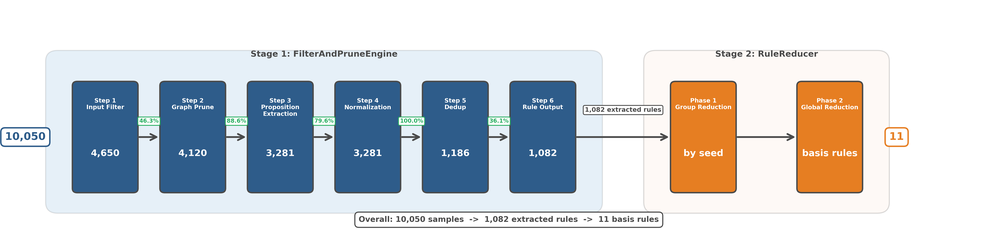
#> input picture docs/images/pipeline_flow.png, 1000 x 237 px, shrunk from 5942 x 1410 before the run
$ python -i prepare_metadata.py   (imports and definitions only)
#> lines starting #> are read from the running program, lines starting #| are printed output that depends on the picture
#!/usr/bin/env python3
"""
从原始数据集中随机选取样本，反转图片，并准备元数据。
"""
import argparse
import json
import random
from pathlib import Path
from PIL import Image, ImageOps
from tqdm import tqdm

EXPERIMENT_DIR = Path(__file__).parent
DEFAULT_METADATA_DIR = EXPERIMENT_DIR / "metadata"
DEFAULT_OUTPUT_JSONL = DEFAULT_METADATA_DIR / "metadata.jsonl"
DEFAULT_NUM_SAMPLES = 100
DEFAULT_RANDOM_SEED = 42


def invert_image(src_path, dst_path):
    """反转图片（保留Alpha通道）"""
#> called with src_path = '../../docs/images/pipeline_flow.png', dst_path = 'out.png'
    try:
        with Image.open(src_path) as img:
#> img is the input picture: PIL image 1000x237 RGBA; mean R, G, B, A 206.6, 210.2, 213.9, 255
            if img.mode == 'RGBA':
                r, g, b, a = img.split()
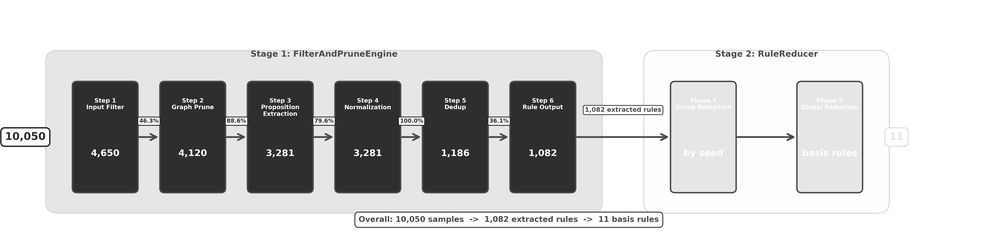
#> r: PIL image 1000x237 L; min 0, max 255, mean 206.6
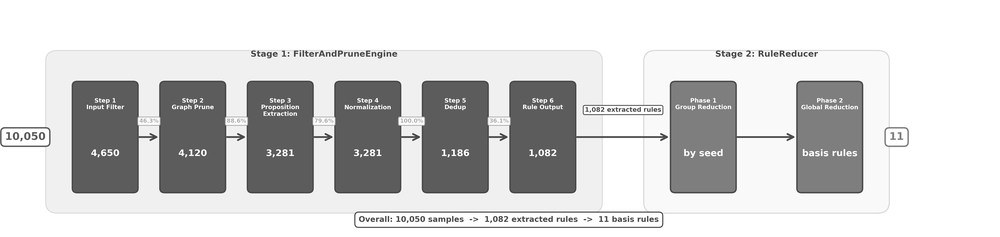
#> g: PIL image 1000x237 L; min 36, max 255, mean 210.2
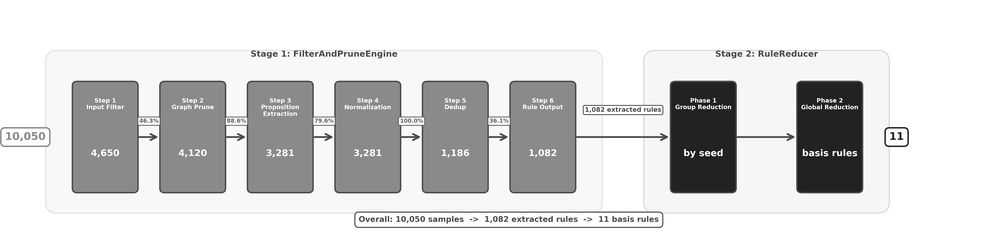
#> b: PIL image 1000x237 L; min 0, max 255, mean 213.9
#> a: PIL image 1000x237 L; every value is 255
                rgb_img = Image.merge('RGB', (r, g, b))
                inverted_rgb = ImageOps.invert(rgb_img)
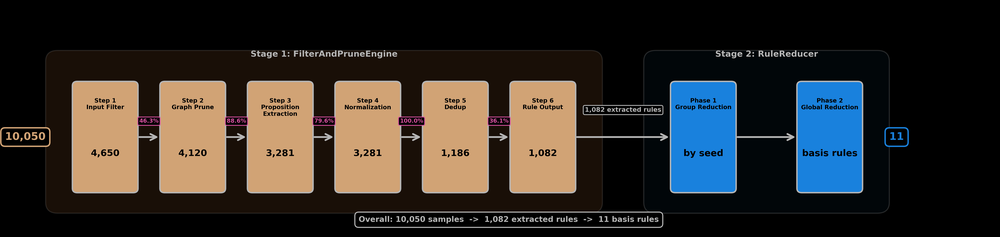
#> inverted_rgb: PIL image 1000x237 RGB; mean R, G, B 48.4, 44.8, 41.1
                r_inv, g_inv, b_inv = inverted_rgb.split()
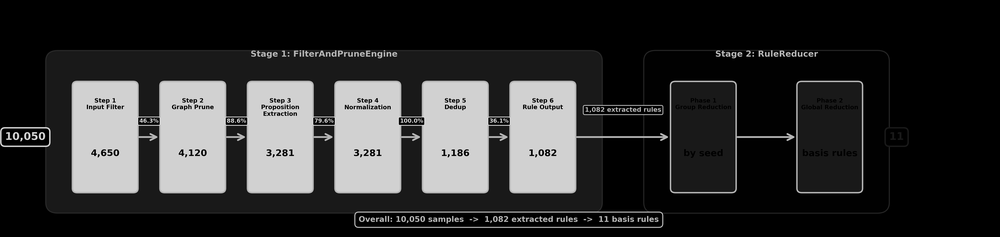
#> r_inv: PIL image 1000x237 L; min 0, max 255, mean 48.4
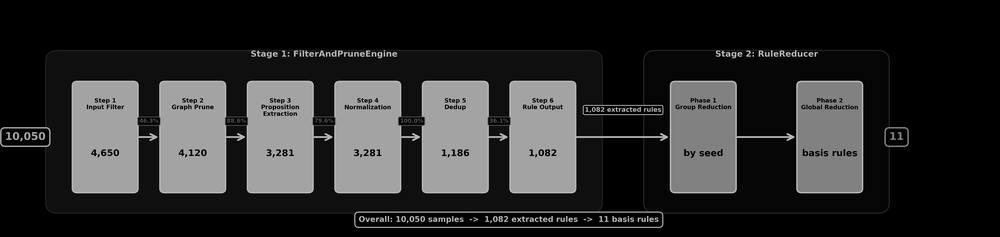
#> g_inv: PIL image 1000x237 L; min 0, max 219, mean 44.8
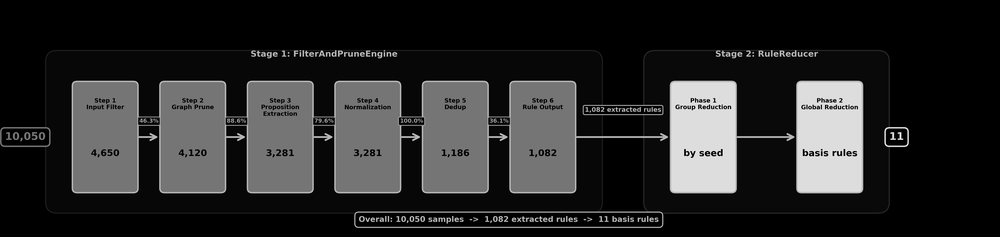
#> b_inv: PIL image 1000x237 L; min 0, max 255, mean 41.1
                img_out = Image.merge('RGBA', (r_inv, g_inv, b_inv, a))
            elif img.mode == 'LA':
                l, a = img.split()
                l_inv = ImageOps.invert(l)
                img_out = Image.merge('LA', (l_inv, a))
            else:
                img_out = ImageOps.invert(img.convert('RGB'))

            img_out.save(dst_path)
            return True
    except Exception as e:
        print(f"Error processing {src_path}: {e}")
        return False


# [142 lines left out: functions parse_args, main, not called in this run]


# [2 lines not run here, left out]

>>> result = invert_image('../../docs/images/pipeline_flow.png', 'out.png')
